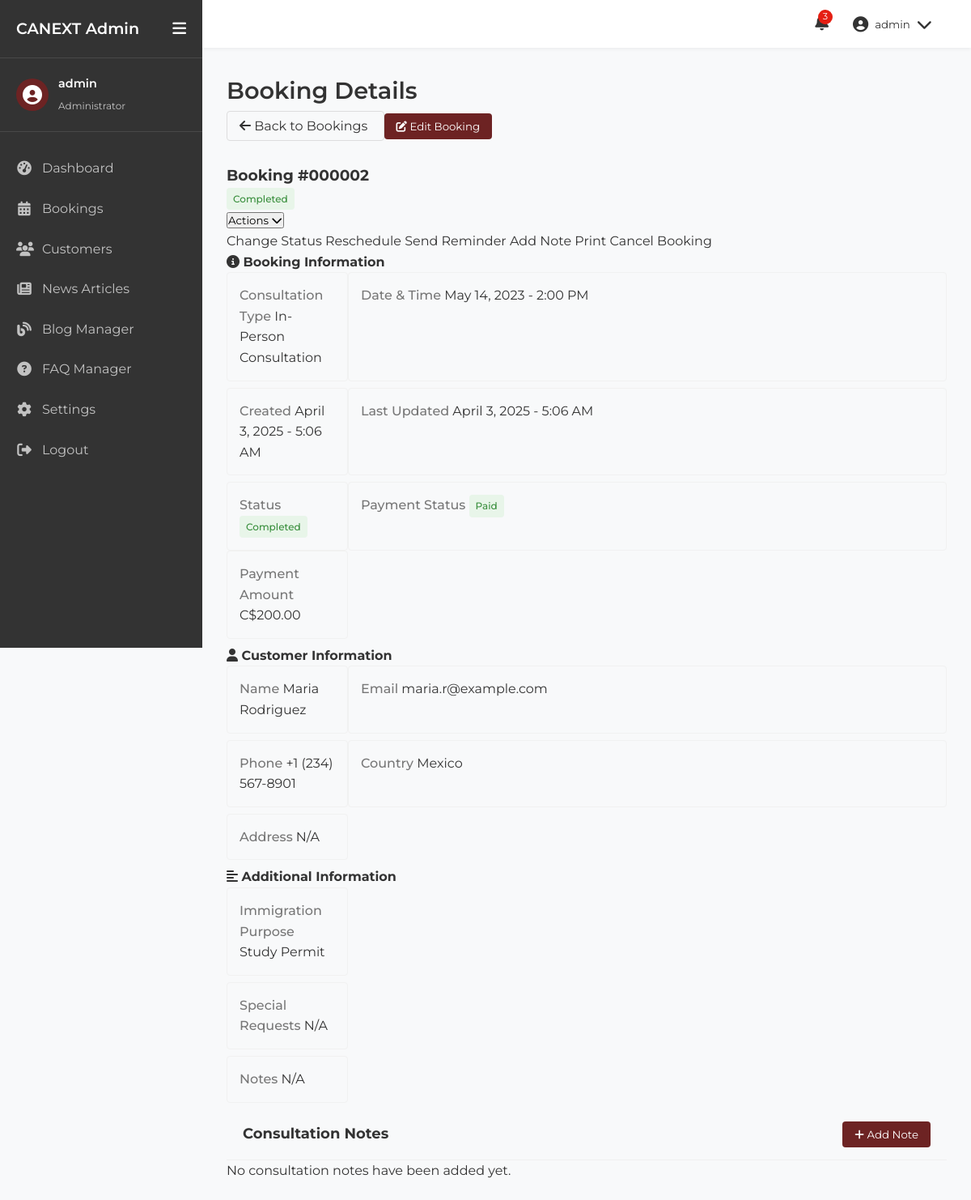
The page /admin/booking_detail.php?id=2 (signed in) on the database its author committed.
### tables this page shows
CREATE TABLE appointments (
    id INT AUTO_INCREMENT PRIMARY KEY,
    consultation_type VARCHAR(50) NOT NULL,
    appointment_datetime DATETIME NOT NULL,
    first_name VARCHAR(50) NOT NULL,
    last_name VARCHAR(50) NOT NULL,
    email VARCHAR(100) NOT NULL,
    phone VARCHAR(20) NOT NULL,
    address TEXT,
    city VARCHAR(50),
    postal_code VARCHAR(20),
    country VARCHAR(50),
    immigration_purpose VARCHAR(100),
    special_requests TEXT,
    status ENUM('pending', 'confirmed', 'completed', 'cancelled', 'no-show') DEFAULT 'pending',
    payment_status ENUM('unpaid', 'paid', 'refunded') DEFAULT 'unpaid',
    payment_amount DECIMAL(10, 2),
    additional_notes TEXT,
    created_at TIMESTAMP DEFAULT CURRENT_TIMESTAMP,
    updated_at TIMESTAMP DEFAULT CURRENT_TIMESTAMP ON UPDATE CURRENT_TIMESTAMP
);

### admin/includes/db_connection.php (called while the page is built, shortened)
<?php
$db_host = '193.203.184.121';
$db_user = 'u911550082_canext';
$db_pass = 'Milk@sdk14';
$db_name = 'u911550082_canext';
$conn = new mysqli($db_host, $db_user, $db_pass, $db_name);
function executeQuery($sql) {
    global $conn;
    return $conn->query($sql);
}
?>

### admin/booking_detail.php (the view, shortened to what this page needs)
<?php
include('includes/header.php');
include('includes/db_connection.php');
$booking_id = isset($_GET['id']) ? intval($_GET['id']) : 0;
$sql = "SELECT a.*, CONCAT(c.first_name, ' ', c.last_name) as customer_name, c.email as customer_email, c.phone as customer_phone
        FROM appointments a
        LEFT JOIN customers c ON a.email = c.email
        WHERE a.id = $booking_id";
$result = executeQuery($sql);
if ($result && $result->num_rows > 0) {
    $booking = $result->fetch_assoc();
} else {
    header('Location: bookings.php');
    exit;
}
$sql_notes = "SELECT n.*, CONCAT(u.first_name, ' ', u.last_name) as admin_name
             FROM consultation_notes n
             JOIN admin_users u ON n.admin_user_id = u.id
             WHERE n.appointment_id = $booking_id
             ORDER BY n.created_at DESC";
$notes_result = executeQuery($sql_notes);
?>
<div class="admin-content-header">
    <h1>Booking Details</h1>
    <div class="header-actions">
        <a href="bookings.php" class="btn-secondary">
            <i class="fas fa-arrow-left"></i> Back to Bookings
        </a>
        <button class="btn-primary" id="edit-booking">
            <i class="fas fa-edit"></i> Edit Booking
        </button>
    </div>
</div>
<div class="booking-detail-container">
    <div class="booking-detail-card">
        <div class="booking-detail-header">
            <div class="booking-id">
                <h3>Booking #<?php echo str_pad($booking['id'], 6, '0', STR_PAD_LEFT); ?></h3>
                <span class="status-badge status-<?php echo strtolower($booking['status']); ?>">
                    <?php echo ucfirst($booking['status']); ?>
                </span>
            </div>
            <div class="booking-actions">
                <div class="dropdown">
                    <button class="dropdown-toggle">
                        Actions <i class="fas fa-chevron-down"></i>
                    </button>
                    <div class="dropdown-menu">
                        <a href="#" id="change-status">Change Status</a>
                        <a href="#" id="reschedule">Reschedule</a>
                        <a href="#" id="send-reminder">Send Reminder</a>
                        <a href="#" id="add-note">Add Note</a>
                        <a href="print_booking.php?id=<?php echo $booking_id; ?>" target="_blank">Print</a>
                        <a href="#" id="delete-booking" class="text-danger">Cancel Booking</a>
                    </div>
                </div>
            </div>
        </div>
        <div class="booking-detail-body">
            <div class="booking-detail-section">
                <h4><i class="fas fa-info-circle"></i> Booking Information</h4>
                <div class="detail-row">
                    <div class="detail-group">
                        <span class="detail-label">Consultation Type</span>
                        <span class="detail-value"><?php echo $booking['consultation_type']; ?></span>
                    </div>
                    <div class="detail-group">
                        <span class="detail-label">Date & Time</span>
                        <span class="detail-value"><?php echo date('F j, Y - g:i A', strtotime($booking['appointment_datetime'])); ?></span>
                    </div>
                </div>
                <div class="detail-row">
                    <div class="detail-group">
                        <span class="detail-label">Created</span>
                        <span class="detail-value"><?php echo date('F j, Y - g:i A', strtotime($booking['created_at'])); ?></span>
                    </div>
                    <div class="detail-group">
                        <span class="detail-label">Last Updated</span>
                        <span class="detail-value"><?php echo date('F j, Y - g:i A', strtotime($booking['updated_at'])); ?></span>
                    </div>
                </div>
                <div class="detail-row">
                    <div class="detail-group">
                        <span class="detail-label">Status</span>
                        <span class="detail-value">
                            <span class="status-badge status-<?php echo strtolower($booking['status']); ?>">
                                <?php echo ucfirst($booking['status']); ?>
                            </span>
                        </span>
                    </div>
                    <div class="detail-group">
                        <span class="detail-label">Payment Status</span>
                        <span class="detail-value">
                            <span class="status-badge status-<?php echo strtolower($booking['payment_status']); ?>">
                                <?php echo ucfirst($booking['payment_status']); ?>
                            </span>
                        </span>
                    </div>
                    <div class="detail-group">
                        <span class="detail-label">Payment Amount</span>
                        <span class="detail-value">
                            C$<?php echo number_format($booking['payment_amount'], 2); ?>
                        </span>
                    </div>
                </div>
            </div>
            <div class="booking-detail-section">
                <h4><i class="fas fa-user"></i> Customer Information</h4>
                <div class="detail-row">
                    <div class="detail-group">
                        <span class="detail-label">Name</span>
                        <span class="detail-value"><?php echo $booking['first_name'] . ' ' . $booking['last_name']; ?></span>
                    </div>
                    <div class="detail-group">
                        <span class="detail-label">Email</span>
                        <span class="detail-value"><?php echo $booking['email']; ?></span>
                    </div>
                </div>
                <div class="detail-row">
                    <div class="detail-group">
                        <span class="detail-label">Phone</span>
                        <span class="detail-value"><?php echo $booking['phone']; ?></span>
                    </div>
                    <div class="detail-group">
                        <span class="detail-label">Country</span>
                        <span class="detail-value"><?php echo $booking['country']; ?></span>
                    </div>
                </div>
                <div class="detail-row">
                    <div class="detail-group full-width">
                        <span class="detail-label">Address</span>
                        <span class="detail-value">
                            <?php
                            $address = [];
                            echo !empty($address) ? implode(', ', $address) : 'N/A';
                            ?>
                        </span>
                    </div>
                </div>
            </div>
            <div class="booking-detail-section">
                <h4><i class="fas fa-align-left"></i> Additional Information</h4>
                <div class="detail-row">
                    <div class="detail-group full-width">
                        <span class="detail-label">Immigration Purpose</span>
                        <span class="detail-value"><?php echo !empty($booking['immigration_purpose']) ? $booking['immigration_purpose'] : 'N/A'; ?></span>
                    </div>
                </div>
                <div class="detail-row">
                    <div class="detail-group full-width">
                        <span class="detail-label">Special Requests</span>
                        <span class="detail-value"><?php echo !empty($booking['special_requests']) ? $booking['special_requests'] : 'N/A'; ?></span>
                    </div>
                </div>
                <div class="detail-row">
                    <div class="detail-group full-width">
                        <span class="detail-label">Notes</span>
                        <span class="detail-value"><?php echo !empty($booking['additional_notes']) ? $booking['additional_notes'] : 'N/A'; ?></span>
                    </div>
                </div>
            </div>
        </div>
    </div>
    <div class="consultation-notes-card">
        <div class="card-header">
            <h3>Consultation Notes</h3>
            <button class="btn-primary" id="add-consultation-note">
                <i class="fas fa-plus"></i> Add Note
            </button>
        </div>
        <div class="consultation-notes-list">
            <?php if ($notes_result && $notes_result->num_rows > 0): ?>
                <?php while ($note = $notes_result->fetch_assoc()): ?>
                    <div class="note-item">
                        <div class="note-header">
                            <div class="note-meta">
                                <span class="note-author"><?php echo $note['admin_name']; ?></span>
                                <span class="note-date"><?php echo date('M j, Y - g:i A', strtotime($note['created_at'])); ?></span>
                            </div>
                            <div class="note-actions">
                                <button class="note-action edit-note" data-id="<?php echo $note['id']; ?>"><i class="fas fa-edit"></i></button>
                                <button class="note-action delete-note" data-id="<?php echo $note['id']; ?>"><i class="fas fa-trash"></i></button>
                            </div>
                        </div>
                        <div class="note-content"><?php echo nl2br($note['notes']); ?></div>
                    </div>
                <?php endwhile; ?>
            <?php else: ?>
                <div class="empty-notes">
                    <p>No consultation notes have been added yet.</p>
                </div>
            <?php endif; ?>
        </div>
    </div>
</div>
<?php include('includes/footer.php'); ?>

### admin/css/admin-styles.css (style rules this page uses)
:root { --color-cream: #FEF9E1; --color-gold: #E5D0AC; --color-red: #e51f13; --color-burgundy: #6D2323; --color-dark: #333333; --color-light: #FFFFFF; --color-gray: #f5f5f5; --color-gray-dark: #777777; --font-primary: 'Montserrat', sans-serif; --font-secondary: 'Lora', serif; --transition: all 0.3s ease; --sidebar-width: 250px; --sidebar-collapsed-width: 70px; }
*, *::before, *::after { margin: 0; padding: 0; box-sizing: border-box; }
body { font-family: var(--font-primary); background-color: #f8f9fa; color: var(--color-dark); line-height: 1.6; }
a { text-decoration: none; color: inherit; }
button { cursor: pointer; font-family: var(--font-primary); }
.admin-content-header { margin-bottom: 30px; }
.admin-content-header h1 { font-size: 1.8rem; font-weight: 600; color: var(--color-dark); margin-bottom: 5px; }
.card-header { padding: 15px 20px; border-bottom: 1px solid #f0f0f0; display: flex; justify-content: space-between; align-items: center; }
.card-header h3 { margin: 0; font-size: 18px; color: var(--color-dark); }
.status-badge { display: inline-block; padding: 4px 8px; border-radius: 4px; font-size: 12px; font-weight: 500; text-transform: capitalize; }
.status-completed { background-color: #e8f5e9; color: #388e3c; }
.status-paid { background-color: #e8f5e9; color: #388e3c; }
.btn-primary { background-color: var(--color-burgundy); color: white; border: none; padding: 8px 15px; border-radius: 4px; cursor: pointer; }
.btn-secondary { background-color: #f8f9fa; border: 1px solid #ddd; padding: 8px 15px; border-radius: 4px; cursor: pointer; }
.detail-group { border: 1px solid #f1f1f1; border-radius: 4px; padding: 15px; }
.detail-row { display: grid; grid-template-columns: 150px 1fr; margin-bottom: 8px; }
.detail-label { font-weight: 500; color: var(--color-gray-dark); }

### rows shown on the page
appointments: id "000002", status "Completed", consultation_type "In-Person Consultation", appointment_datetime "May 14, 2023 - 2:00 PM", created_at "April 3, 2025 - 5:06 AM", updated_at "April 3, 2025 - 5:06 AM", payment_status "Paid", payment_amount "200.00", first_name "Maria", last_name "Rodriguez", email "maria.r@example.com", phone "+1 (234) 567-8901", country "Mexico", immigration_purpose "Study Permit"

### other values the page prints
$_SESSION['admin_username'] "admin"
